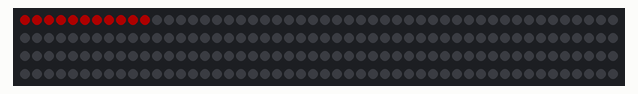
A sketch run on a simulated ESP32. Parts: 200 RGB LEDs in strip order, left to right, continuing on the next row. Dim RGB values are drawn brighter than linear.

Above: at 0.1 s.

The sketch:

adressable_leds.ino
```cpp
#include <FastLED.h>

#define LED_PIN 33
#define NUM_LEDS 200
#define LED_TYPE WS2811
#define COLOR_ORDER BRG

CRGB leds[NUM_LEDS];

void setup() {
  FastLED.addLeds<LED_TYPE, LED_PIN, COLOR_ORDER>(leds, NUM_LEDS);
  FastLED.setBrightness(50);
}

void loop() {
  for (int i = 0; i <=10; i++) {
    leds[i] = CRGB::Red; // Set LED to red
  }
  FastLED.show();
  delay(1000);

  for (int i = 11; i <=20; i++) {
     leds[i] = CRGB::DeepPink;
  }
   for (int i = 21; i <=30; i++) {
     leds[i] = CRGB::Red;
  }

  for (int i = 31; i <=40; i++) {
     leds[i] = CRGB::Green;
  }
  FastLED.show();
  delay(1000);
}
```
